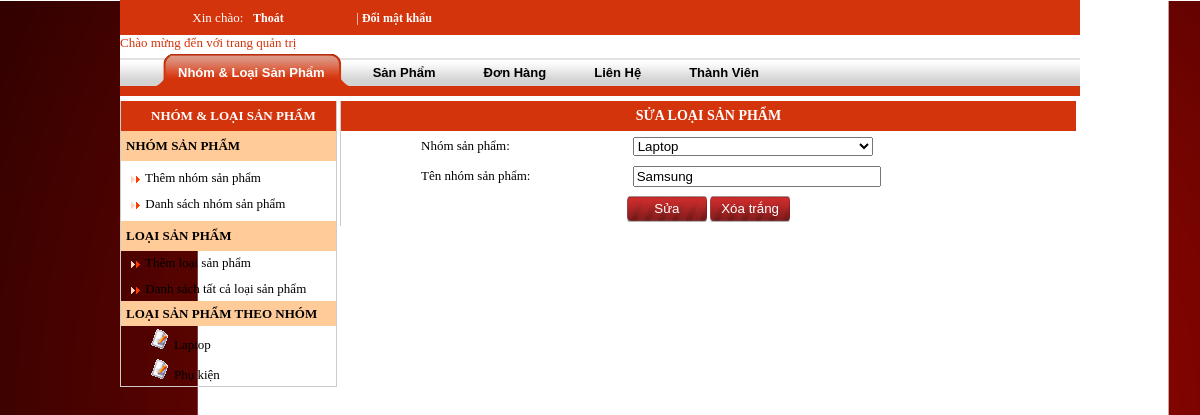
Page /shoppc/admincp/?m=mn&b=loaisp-update&idl=7 (signed in) on the committed database.
### tables this page shows
CREATE TABLE IF NOT EXISTS `nhomsanpham` (
  `id_nhom` int(10) NOT NULL,
  `tennhom` varchar(255) NOT NULL,
  PRIMARY KEY (`id_nhom`)
);

CREATE TABLE IF NOT EXISTS `loaisanpham` (
  `id_loai` int(10) NOT NULL,
  `id_nhom` int(11) NOT NULL,
  `tenloaisp` text NOT NULL,
  `ghichu` varchar(255) NOT NULL,
  PRIMARY KEY (`id_loai`)
);

### shoppc/admincp/include/loaisp-update.php (the view, shortened to what this page needs)
<?php
	function Getnhomsp($idn)
	{
		$sql2 = "SELECT * from nhomsanpham order by id_nhom ASC";
		$kq2 = mysql_query($sql2);
		$s2="";
		$n2=mysql_num_rows($kq2);
		if($n2>0){
		while($r2=mysql_fetch_array($kq2))
		{
			if($r2["id_nhom"]==$idn)
				$s2.="<option value='".$r2["id_nhom"]."' selected>";
			else
				$s2.="<option value='".$r2["id_nhom"]."'>";
			$s2.=$r2["tennhom"]."</option>";
		}
		}
		return $s2;
	}
?>
<?php
	$idl=$_GET["idl"];
	$sql=mysql_query("select nhomsanpham.*,loaisanpham.* from nhomsanpham,loaisanpham where nhomsanpham.id_nhom=loaisanpham.id_nhom and loaisanpham.id_loai=$idl");
	$r=mysql_fetch_array($sql);
	$ten=$r["tenloaisp"];$idn=$r["id_nhom"];
?>
<table width="735" border="0" cellspacing="0" cellpadding="0">
<form method="POST">
  <tr>
    <td colspan="2" class="tieude" align="center">SỬA LOẠI SẢN PHẨM</td>
  </tr>
   <tr bgcolor="#FFFFFF">
    <td width="250" style="padding-left:80px" height="30">Nhóm sản phẩm:</td>
    <td width="485">
    <select name="nhomsp" style="width:240px;">
      <?php
		echo Getnhomsp($idn);
	  ?>
    </select>
    </td>
  </tr>
  <tr bgcolor="#FFFFFF">
    <td width="250" style="padding-left:80px" height="30">Tên nhóm sản phẩm:</td>
    <td width="485">
    <input type="text" name="ten" style="width:240px" value="<?php echo "$ten"; ?>" />
    </td>
  </tr>
  <tr>
  	<td  align="center" colspan="2" height="35">
    <input name="" type="submit" value="Sửa" class="button" onmouseover="style.background='url(../images/button-2-o.gif)'" onmouseout="style.background='url(../images/button-o.gif)'">
    <input name="" type="reset" value="Xóa trắng" class="button" onmouseover="style.background='url(../images/button-2-o.gif)'" onmouseout="style.background='url(../images/button-o.gif)'">
    </td>
  </tr>
  </form>
</table>

### shoppc/admincp/include/menu-mn.php
<table width="215" border="0" cellspacing="0" cellpadding="0">
  <tr>
   <td class="menu" height="30"><div align="left" style="color:#FFF; font-family:Tahoma; font-size: 13px; font-weight:bold">NHÓM &amp; LOẠI SẢN PHẨM</div></td>
  </tr>
  <tr>
  	<td background="img/bg_menu42.png" height="30" style="padding-left:5px">
      <strong> NHÓM SẢN PHẨM</strong></td>
  </tr>
  <tr>
   <td height="60" style="padding-left:5px">
  <div align="left">
   <img align="absmiddle" src="../images/towred1-r.gif"><a href="../admincp/?m=mn&b=nhomsp-insert" class="admin-menu-left"> Thêm nhóm sản phẩm</a>
   	<div style="height:10px"></div>
	<img align="absmiddle" src="../images/towred1-r.gif"><a href="../admincp/?m=mn&b=nhomsp-list" class="admin-menu-left"> Danh sách nhóm sản phẩm</a>
	</div>
    </td>
  </tr>
    <tr>
  	<td background="img/bg_menu42.png" height="30" style="padding-left:5px">
      <strong> LOẠI SẢN PHẨM</strong></td>
  </tr>
  <tr>
   <td height="50" style="padding-left:5px">
  <div align="left">
   <img align="absmiddle" src="../images/towred1-r.gif"><a href="../admincp/?m=mn&b=loaisp-insert" class="admin-menu-left"> Thêm loại sản phẩm</a>
   	<div style="height:10px"></div>
	<img align="absmiddle" src="../images/towred1-r.gif"><a href="../admincp/?m=mn&b=loaisp-list" class="admin-menu-left"> Danh sách tất cả loại sản phẩm</a>
	</div>
    </td>
  </tr>
   <tr bgcolor="#ffcc99">
   <td style="padding-left:5px;" height="25"><strong>LOẠI SẢN PHẨM THEO NHÓM</strong></td>
   </tr>
  <tr>
	<td>
    <?php
    $sql3=mysql_query("select * from nhomsanpham");
	while($r3=mysql_fetch_array($sql3))
	{
		$tennhom=$r3["tennhom"];$id_nhom=$r3["id_nhom"];
		echo "<tr><td>
		<div style=\"padding-left:20px;\">
		<table border=0 cellspacing=0 cellpadding=0 >
		<tr><td height=30px width=100%>
		&nbsp;&nbsp;&nbsp;<img src=\"../admincp/img/file_uf.gif\" width=20 height=20 />
		<a style=\"color:#000000\" onMouseOver=\"style.color='#0099CC'\" onMouseOut=\"style.color='#000000'\" href='../admincp/?m=mn&b=loaisp-get-list&idn=$id_nhom'>$tennhom</a>
		</td></tr>
		</table>
		</div></td></tr>";
	}
	?>
    </td>
  </tr>
</table>

### shoppc/admincp/css/main.css (style rules this page uses)
body { background-repeat: repeat-y; margin-left: 0px; margin-top: 0px; margin-right: 0px; margin-bottom: 0px; text-align: center; font-family:Tahoma; font-size:13px; background-image:url(../../images/bg2.png); background-color:#FFFFFF; background-attachment: fixed; }
a:link { text-decoration: none; color:#000000; }
.button { width:80px; background-image:url(../../images/button-o.gif); border:0; font:Tahoma; color:#FFFFFF; height:26px; }
.tieude { color:#FFFFFF; font-family:Tahoma; font-size: 14px; font-weight:bold; background-color:#d4340c;height:30px; }
.menu { padding-left:30px; border:0px solid #d4340c; background-image:url(../../images/bg_tieude3.jpg); }

### rows in the picture
nhomsanpham: tennhom "Laptop"
nhomsanpham: tennhom "Phụ kiện"
loaisanpham: ten "Samsung"

### other values in the picture
form field nhomsp "Laptop"
